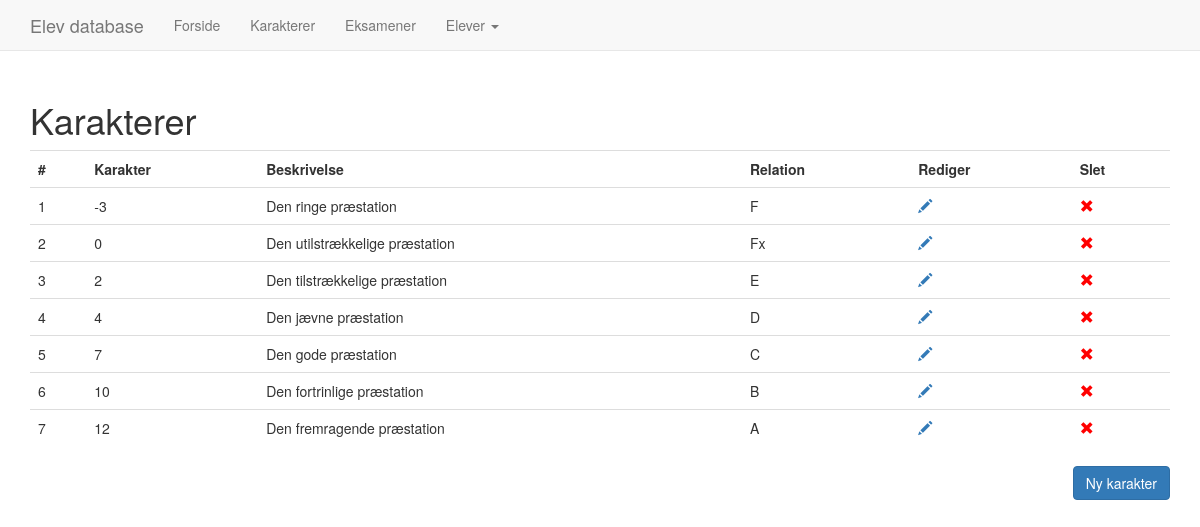
The page /grades.php on the database its author committed.
### tables this page shows
CREATE TABLE `grade` (
  `id` int(11) NOT NULL,
  `grade` int(11) NOT NULL,
  `description` text NOT NULL,
  `relate` varchar(16) NOT NULL
);

### grades.php (the view, shortened to what this page needs)
<!DOCTYPE html>
<html>
<head>
	<link href="css/bootstrap.min.css" rel="stylesheet">
</head>
<body>
	<div class="container">
		<?php include('nav.php'); ?>
		<h1>Karakterer</h1>
		<?php
		include('dbcon.php');
		echo "<table class='table'><tr><th>#</th><th>Karakter</th><th>Beskrivelse</th><th>Relation</th><th>Rediger</th><th>Slet</th></tr>";
		$query = "SELECT * FROM grade ORDER BY id ASC";
		$result = $con->query($query);
		if ($result->num_rows > 0)
		{
			while ($row = $result->fetch_object())
			{
				echo "<tr><td>" . $row->id . "</td>" .
				"<td>" . $row->grade . "</td>" .
				"<td>" . $row->description . "</td>" .
				"<td>" . $row->relate . "</td>" .
				"<td><a href='editGrade.php?id=". $row->id ."'><span class='glyphicon glyphicon-pencil'></span></a></td>" .
				"<td><a href='deleteGrade.php?id=". $row->id ."' style='color: red;' onclick='return sure();'><span class='glyphicon glyphicon-remove'></span></a></td>" .
				"</tr>";
			}
		}
		echo "</table>";
		?>
		<a href="newGrade.php" class="btn btn-primary pull-right">Ny karakter</a>
	</div>
</body>
</html>

### nav.php (shortened to what this page needs)
<nav class="navbar navbar-default navbar-fixed-top">
	<div class="container">
		<div class="navbar-header">
			<a class="navbar-brand" href="index.php">Elev database</a>
		</div>
		<div id="navbar" class="collapse navbar-collapse">
			<ul class="nav navbar-nav">
				<li class="menuItem"><a href="index.php">Forside</a></li>
				<li class="menuItem"><a href="grades.php">Karakterer</a></li>
				<li class="menuItem"><a href="exams.php">Eksamener</a></li>
				<li class="dropdown">
					<a href="#" class="dropdown-toggle" data-toggle="dropdown" role="button" aria-haspopup="true" aria-expanded="false">Elever <span class="caret"></span></a>
				</li>
			</ul>
		</div>
	</div>
</nav>
<br><br><br><br>

### rows shown on the page
grade: id "1", grade "-3", description "Den ringe præstation", relate "F"
grade: id "2", grade "0", description "Den utilstrækkelige præstation", relate "Fx"
grade: id "3", grade "2", description "Den tilstrækkelige præstation", relate "E"
grade: id "4", grade "4", description "Den jævne præstation", relate "D"
grade: id "5", grade "7", description "Den gode præstation", relate "C"
grade: id "6", grade "10", description "Den fortrinlige præstation", relate "B"
grade: id "7", grade "12", description "Den fremragende præstation", relate "A"
